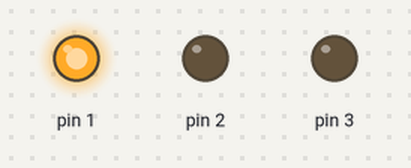
A sketch run on a simulated Arduino Uno, built with avr-gcc and run on an emulated ATmega328P. Parts: output pins drawn as LEDs (lit = HIGH).

Above: at 0.05 s.
At 1.4 s:
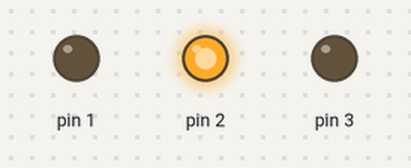
At 2.8 s:
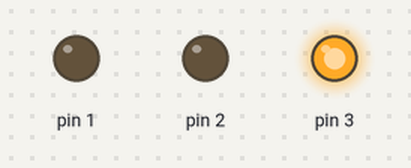
Timing chart, 0 to 3.1 s (numbered marks = the images above):
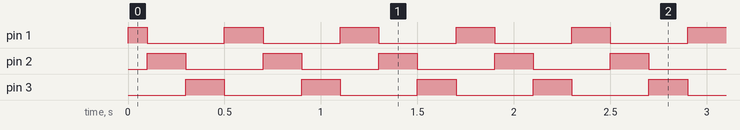

Measured:
- by itself, pin 1: repeats every 0.60 s: LOW 0.40 s, HIGH 0.20 s
- by itself, pin 2, pin 3: alternates HIGH for 0.20 s and LOW for 0.40 s
- by itself, everything shown: repeats every 0.60 s, in 6 steps

The sketch:

auto_fantastico_1.ino
```cpp
// the setup routine runs once when you press reset:
void setup() {
  // initialize serial communication at 9600 bits per second:
}

// the loop routine runs over and over again forever:
void loop() {
  // read the input on analog pin 0:
  pinMode(1, OUTPUT);
  pinMode(2, OUTPUT);
  pinMode(3, INPUT);
  // LED 1
  digitalWrite(1, HIGH);
  digitalWrite(2, LOW);
  delay(100);

  // LED 2
  digitalWrite(1, LOW);
  digitalWrite(2, HIGH);
  delay(100);

  pinMode(1, INPUT);
  pinMode(2, OUTPUT);
  pinMode(3, OUTPUT);

  // LED 3
  digitalWrite(2, HIGH);
  digitalWrite(3, LOW);
  delay(100);

  // LED 4
  digitalWrite(2, LOW);
  digitalWrite(3, HIGH);
  delay(100);

  pinMode(1, OUTPUT);
  pinMode(2, INPUT);
  pinMode(3, OUTPUT);

  // LED 5
  digitalWrite(3, HIGH);
  digitalWrite(1, LOW);
  delay(100);

  // LED 6
  digitalWrite(3, LOW);
  digitalWrite(1, HIGH);
  delay(100);
}
```
